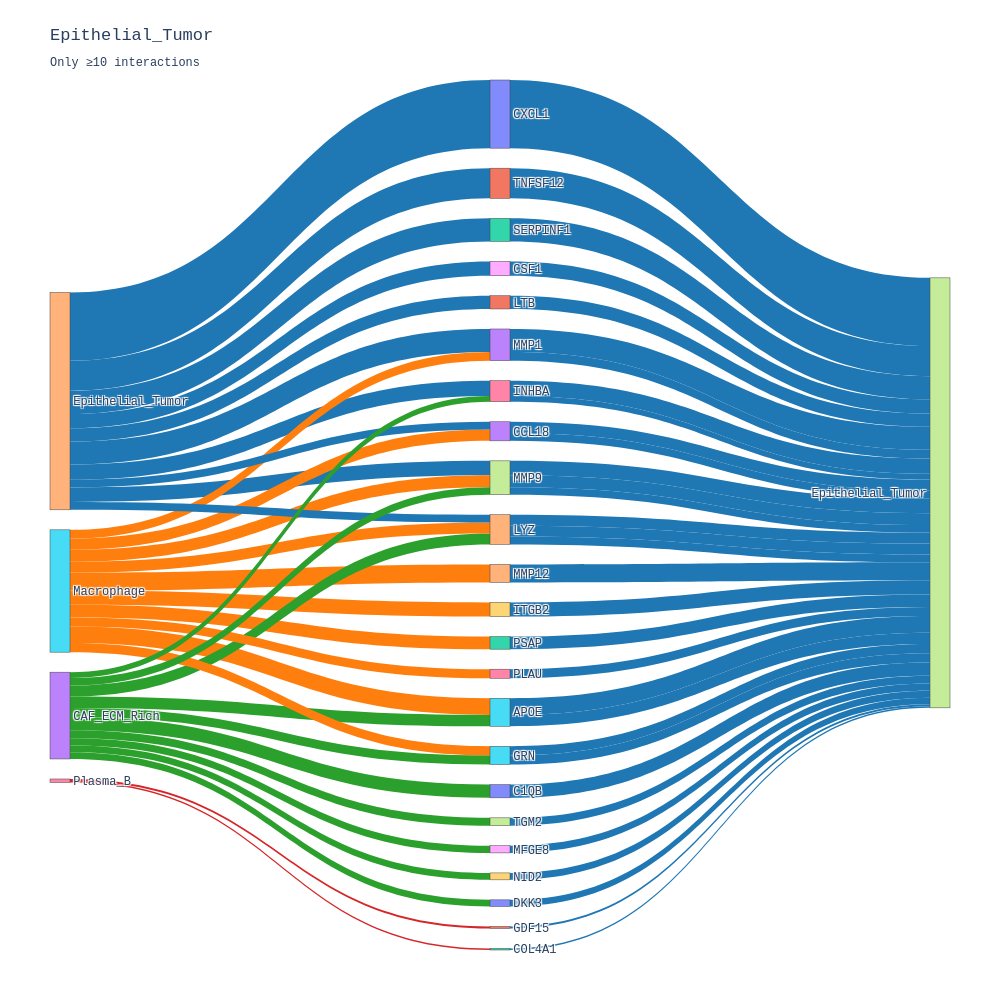
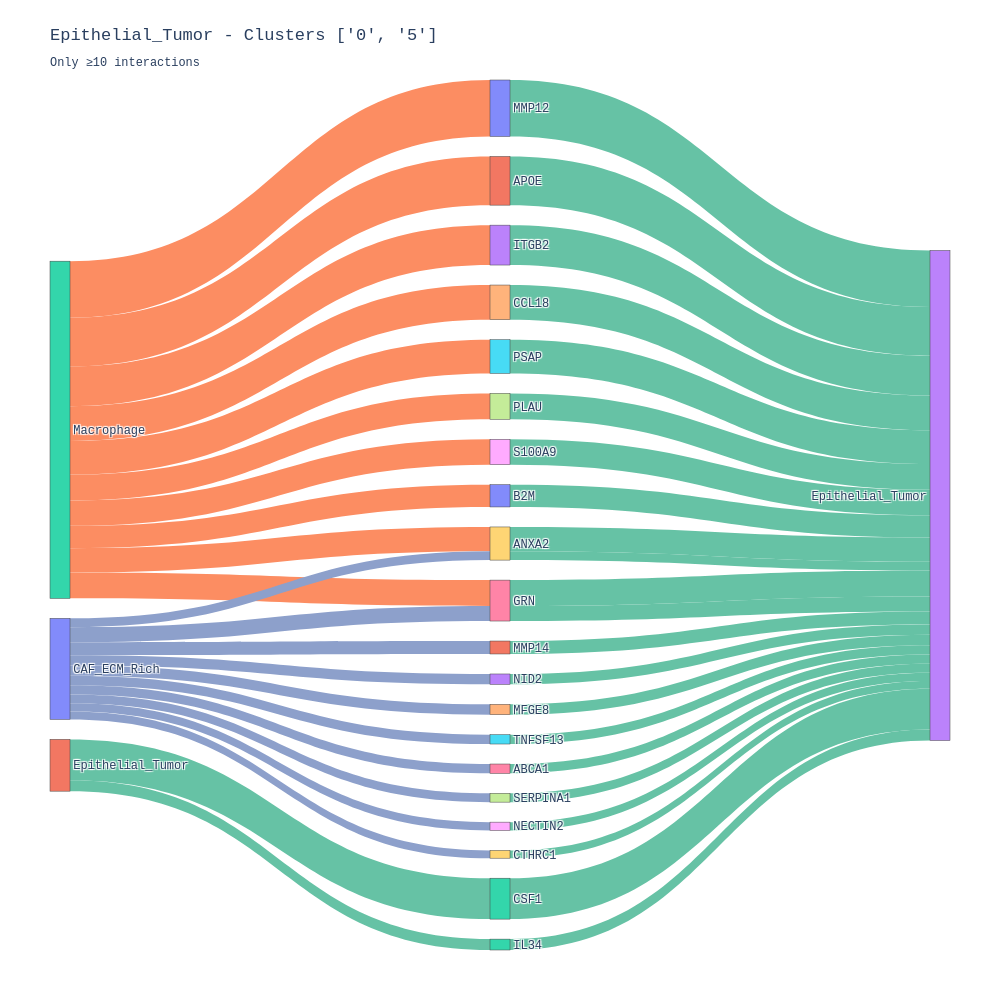

Notebook code for these charts, in order:
### Code cell
# Visualize
# set gene/cell-type to analyze

##### Visualize
# set gene/cell-type to analyze
Gene_to_analyze = "VEGFB"
target_cell_type = "Epithelial_Tumor"
#target_cell_type = "Endothelial"
sender_cell_type = ['Epithelial_Tumor', 'CAF_ECM_Rich', 'Plasma_B', 'T_Cell', 'Endothelial', 'Macrophage']
cluster_label = ['0', '5']
coexp_cc_df['enhancement_count'] = coexp_cc_df['sender_positive'] * coexp_cc_df['interaction_enhancement']
coexp_cc_df_cluster['enhancement_count'] = coexp_cc_df_cluster['sender_positive'] * coexp_cc_df_cluster['interaction_enhancement']
each_display_num=10

huetracer.plot_gene_cci_and_sankey(
    target_cell_type=target_cell_type,
    sender_cell_type=sender_cell_type,
    Gene_to_analyze=Gene_to_analyze,
    each_display_num=each_display_num,
    bargraph_df=bargraph_df,
    edge_df=edge_df,
    cluster_cells=sp_adata,
    coexp_cc_df=coexp_cc_df,
    lib_id=lib_id,
    save=True,
    SAMPLE_NAME=SAMPLE_NAME,
    save_path_for_today=save_path_for_today,
    target_clusters = cluster_label,
    coexp_cc_df_cluster=coexp_cc_df_cluster,
    bargraph_df_cluster=bargraph_df_cluster,
    save_format="html",
    significant_column="is_significant",
    #significant_column="is_significant_bonferroni",
    minimum_interaction=10,
    #display_column="coactivity_per_sender_cell_expr_ligand" # Positive interaction per ligand-signal
    display_column="interaction_positive" # Count of positive interaction
)

### Figure 1 — Plotly figure (JSON) as saved in the notebook; plotly's stock layout.template omitted (floating-point values rounded to 4 significant figures)
{"data": [{"link": {"color": ["#1f77b4", "#1f77b4", "#1f77b4", "#1f77b4", "#1f77b4", "#1f77b4", "#1f77b4", "#1f77b4", "#1f77b4", "#1f77b4", "#1f77b4", "#1f77b4", "#1f77b4", "#1f77b4", "#1f77b4", "#1f77b4", "#1f77b4", "#1f77b4", "#1f77b4", "#1f77b4", "#1f77b4", "#1f77b4", "#1f77b4", "#1f77b4", "#1f77b4", "#1f77b4", "#1f77b4", "#1f77b4", "#1f77b4", "#1f77b4", "#1f77b4", "#1f77b4", "#1f77b4", "#1f77b4", "#1f77b4", "#1f77b4", "#ff7f0e", "#ff7f0e", "#1f77b4", "#1f77b4", "#1f77b4", "#ff7f0e", "#2ca02c", "#1f77b4", "#ff7f0e", "#ff7f0e", "#2ca02c", "#ff7f0e", "#2ca02c", "#ff7f0e", "#2ca02c", "#ff7f0e", "#ff7f0e", "#ff7f0e", "#1f77b4", "#1f77b4", "#2ca02c", "#2ca02c", "#2ca02c", "#2ca02c", "#2ca02c", "#2ca02c", "#d62728", "#d62728"], "label": ["Epithelial_Tumor", "Epithelial_Tumor", "Epithelial_Tumor", "Epithelial_Tumor", "Epithelial_Tumor", "Epithelial_Tumor", "Epithelial_Tumor", "Epithelial_Tumor", "Epithelial_Tumor", "Epithelial_Tumor", "Epithelial_Tumor", "Epithelial_Tumor", "Epithelial_Tumor", "Epithelial_Tumor", "Epithelial_Tumor", "Epithelial_Tumor", "Epithelial_Tumor", "Epithelial_Tumor", "Epithelial_Tumor", "Epithelial_Tumor", "Epithelial_Tumor", "Epithelial_Tumor", "Epithelial_Tumor", "Epithelial_Tumor", "Epithelial_Tumor", "Epithelial_Tumor", "Epithelial_Tumor", "Epithelial_Tumor", "Epithelial_Tumor", "Epithelial_Tumor", "Epithelial_Tumor", "Epithelial_Tumor", "Epithelial_Tumor", "Epithelial_Tumor", "Epithelial_Tumor", "Epithelial_Tumor", "Macrophage", "Macrophage", "Epithelial_Tumor", "Epithelial_Tumor", "Epithelial_Tumor", "Macrophage", "CAF_ECM_Rich", "Epithelial_Tumor", "Macrophage", "Macrophage", "CAF_ECM_Rich", "Macrophage", "CAF_ECM_Rich", "Macrophage", "CAF_ECM_Rich", "Macrophage", "Macrophage", "Macrophage", "Epithelial_Tumor", "Epithelial_Tumor", "CAF_ECM_Rich", "CAF_ECM_Rich", "CAF_ECM_Rich", "CAF_ECM_Rich", "CAF_ECM_Rich", "CAF_ECM_Rich", "Plasma_B", "Plasma_B"], "source": [0, 1, 2, 3, 4, 5, 6, 7, 8, 9, 10, 11, 12, 7, 5, 13, 14, 14, 15, 15, 16, 3, 13, 14, 17, 7, 18, 19, 20, 6, 21, 22, 24, 24, 24, 24, 25, 25, 24, 24, 24, 25, 23, 24, 25, 25, 23, 25, 23, 25, 23, 25, 25, 25, 24, 24, 23, 23, 23, 23, 23, 23, 26, 26], "target": [27, 27, 27, 27, 27, 27, 27, 27, 27, 27, 27, 27, 27, 27, 27, 27, 27, 27, 27, 27, 27, 27, 27, 27, 27, 27, 27, 27, 27, 27, 27, 27, 0, 1, 2, 3, 4, 5, 6, 7, 8, 9, 10, 11, 12, 7, 5, 13, 14, 14, 15, 15, 16, 3, 13, 14, 17, 7, 18, 19, 20, 6, 21, 22], "value": [443, 196, 150, 149, 117, 108, 99, 94, 93, 92, 86, 86, 82, 77, 74, 73, 71, 71, 60, 59, 59, 57, 51, 51, 51, 49, 47, 45, 43, 38, 13, 10, 443, 196, 150, 149, 117, 108, 99, 94, 93, 92, 86, 86, 82, 77, 74, 73, 71, 71, 60, 59, 59, 57, 51, 51, 51, 49, 47, 45, 43, 38, 13, 10]}, "node": {"label": ["CXCL1", "TNFSF12", "SERPINF1", "MMP1", "MMP12", "APOE", "INHBA", "MMP9", "CSF1", "ITGB2", "C1QB", "LTB", "PSAP", "CCL18", "LYZ", "GRN", "PLAU", "TGM2", "MFGE8", "NID2", "DKK3", "GDF15", "COL4A1", "CAF_ECM_Rich", "Epithelial_Tumor", "Macrophage", "Plasma_B", "Epithelial_Tumor"]}, "type": "sankey"}], "layout": {"font": {"family": "Courier New"}, "height": 1000, "margin": {"b": 50, "l": 50, "r": 50, "t": 80}, "title": {"text": "Epithelial_Tumor<br><sub>Only ≥10 interactions</sub>"}, "width": 1000}}

### Figure 2 — Plotly figure (JSON) as saved in the notebook; plotly's stock layout.template omitted (floating-point values rounded to 4 significant figures)
{"data": [{"link": {"color": ["#66c2a5", "#66c2a5", "#66c2a5", "#66c2a5", "#66c2a5", "#66c2a5", "#66c2a5", "#66c2a5", "#66c2a5", "#66c2a5", "#66c2a5", "#66c2a5", "#66c2a5", "#66c2a5", "#66c2a5", "#66c2a5", "#66c2a5", "#66c2a5", "#66c2a5", "#66c2a5", "#66c2a5", "#66c2a5", "#fc8d62", "#fc8d62", "#66c2a5", "#fc8d62", "#fc8d62", "#fc8d62", "#fc8d62", "#fc8d62", "#fc8d62", "#fc8d62", "#fc8d62", "#8da0cb", "#8da0cb", "#66c2a5", "#8da0cb", "#8da0cb", "#8da0cb", "#8da0cb", "#8da0cb", "#8da0cb", "#8da0cb", "#8da0cb"], "label": ["Epithelial_Tumor", "Epithelial_Tumor", "Epithelial_Tumor", "Epithelial_Tumor", "Epithelial_Tumor", "Epithelial_Tumor", "Epithelial_Tumor", "Epithelial_Tumor", "Epithelial_Tumor", "Epithelial_Tumor", "Epithelial_Tumor", "Epithelial_Tumor", "Epithelial_Tumor", "Epithelial_Tumor", "Epithelial_Tumor", "Epithelial_Tumor", "Epithelial_Tumor", "Epithelial_Tumor", "Epithelial_Tumor", "Epithelial_Tumor", "Epithelial_Tumor", "Epithelial_Tumor", "Macrophage", "Macrophage", "Epithelial_Tumor", "Macrophage", "Macrophage", "Macrophage", "Macrophage", "Macrophage", "Macrophage", "Macrophage", "Macrophage", "CAF_ECM_Rich", "CAF_ECM_Rich", "Epithelial_Tumor", "CAF_ECM_Rich", "CAF_ECM_Rich", "CAF_ECM_Rich", "CAF_ECM_Rich", "CAF_ECM_Rich", "CAF_ECM_Rich", "CAF_ECM_Rich", "CAF_ECM_Rich"], "source": [0, 1, 2, 3, 4, 5, 6, 7, 8, 9, 10, 6, 11, 12, 13, 14, 15, 16, 9, 17, 18, 19, 22, 22, 21, 22, 22, 22, 22, 22, 22, 22, 22, 20, 20, 21, 20, 20, 20, 20, 20, 20, 20, 20], "target": [23, 23, 23, 23, 23, 23, 23, 23, 23, 23, 23, 23, 23, 23, 23, 23, 23, 23, 23, 23, 23, 23, 0, 1, 2, 3, 4, 5, 6, 7, 8, 9, 10, 6, 11, 12, 13, 14, 15, 16, 9, 17, 18, 19], "value": [109, 94, 79, 77, 67, 65, 50, 50, 49, 47, 43, 29, 25, 21, 20, 20, 18, 18, 17, 17, 16, 15, 109, 94, 79, 77, 67, 65, 50, 50, 49, 47, 43, 29, 25, 21, 20, 20, 18, 18, 17, 17, 16, 15]}, "node": {"label": ["MMP12", "APOE", "CSF1", "ITGB2", "CCL18", "PSAP", "GRN", "PLAU", "S100A9", "ANXA2", "B2M", "MMP14", "IL34", "NID2", "MFGE8", "TNFSF13", "ABCA1", "SERPINA1", "NECTIN2", "CTHRC1", "CAF_ECM_Rich", "Epithelial_Tumor", "Macrophage", "Epithelial_Tumor"]}, "type": "sankey"}], "layout": {"font": {"family": "Courier New"}, "height": 1000, "margin": {"b": 50, "l": 50, "r": 50, "t": 80}, "title": {"text": "Epithelial_Tumor - Clusters ['0', '5']<br><sub>Only ≥10 interactions</sub>"}, "width": 1000}}
